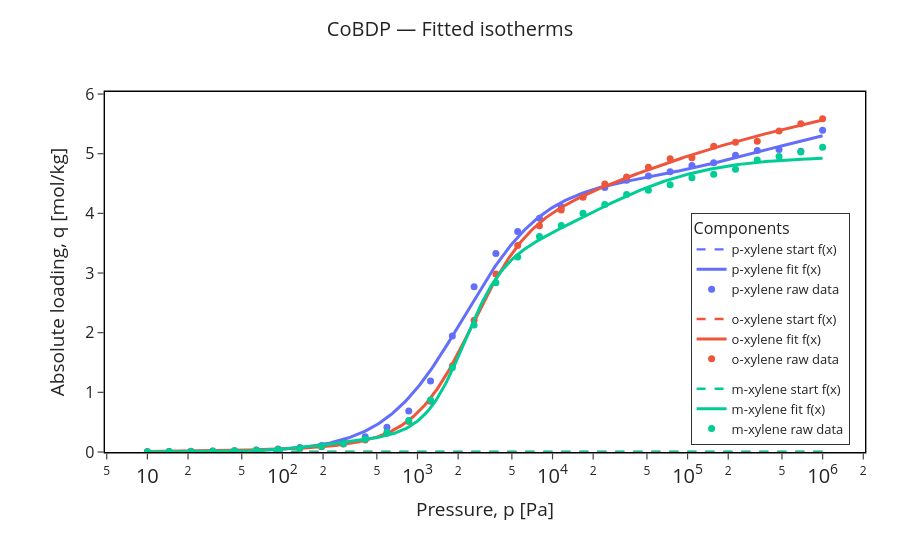

This figure's notebook cell:
### Markdown cell above
## Raw data only

Use this first to verify that the input columns are correct.

### Code cell
plotter.all_fit_figure()

### Figure 1 — Plotly figure (JSON) as saved in the notebook; plotly's stock layout.template omitted (floating-point values rounded to 4 significant figures; data arrays with more than 128 entries replaced by an {"elided": "..."} marker saying what was removed)
{"data": [{"hovertemplate": "p-xylene start f(x)<br>P=%{x:.4g} Pa<br>q=%{y:.6g} mol/kg<extra></extra>", "legendgroup": "p-xylene", "line": {"color": "#636EFA", "dash": "dash", "width": 2.4}, "mode": "lines", "name": "p-xylene start f(x)", "type": "scatter", "x": {"elided": "400 float values"}, "y": {"elided": "400 float values"}}, {"hovertemplate": "p-xylene fit f(x)<br>P=%{x:.4g} Pa<br>q=%{y:.6g} mol/kg<extra></extra>", "legendgroup": "p-xylene", "line": {"color": "#636EFA", "width": 3}, "mode": "lines", "name": "p-xylene fit f(x)", "type": "scatter", "x": {"elided": "400 float values"}, "y": {"elided": "400 float values"}}, {"hovertemplate": "p-xylene raw data<br>P=%{x:.4g} Pa<br>q=%{y:.6g} mol/kg<extra></extra>", "legendgroup": "p-xylene", "marker": {"color": "#636EFA", "size": 7}, "mode": "markers", "name": "p-xylene raw data", "type": "scatter", "x": [10.0, 14.5, 21.02, 30.47, 44.17, 64.04, 92.84, 134.6, 195.1, 282.9, 410.1, 594.6, 862.0, 1250.0, 1812.0, 2626.0, 3808.0, 5520.0, 8002.0, 11600.0, 16820.0, 24380.0, 35350.0, 51250.0, 74300.0, 107700.0, 156200.0, 226400.0, 328200.0, 475800.0, 689800.0, 1000000.0], "y": [0.005144, 0.00742, 0.01081, 0.01577, 0.02295, 0.03381, 0.05005, 0.07344, 0.1101, 0.1656, 0.2572, 0.4138, 0.6887, 1.19, 1.944, 2.769, 3.327, 3.695, 3.918, 4.109, 4.293, 4.434, 4.556, 4.627, 4.697, 4.802, 4.849, 4.973, 5.056, 5.073, 5.041, 5.391]}, {"hovertemplate": "o-xylene start f(x)<br>P=%{x:.4g} Pa<br>q=%{y:.6g} mol/kg<extra></extra>", "legendgroup": "o-xylene", "line": {"color": "#EF553B", "dash": "dash", "width": 2.4}, "mode": "lines", "name": "o-xylene start f(x)", "type": "scatter", "x": {"elided": "400 float values"}, "y": {"elided": "400 float values"}}, {"hovertemplate": "o-xylene fit f(x)<br>P=%{x:.4g} Pa<br>q=%{y:.6g} mol/kg<extra></extra>", "legendgroup": "o-xylene", "line": {"color": "#EF553B", "width": 3}, "mode": "lines", "name": "o-xylene fit f(x)", "type": "scatter", "x": {"elided": "400 float values"}, "y": {"elided": "400 float values"}}, {"hovertemplate": "o-xylene raw data<br>P=%{x:.4g} Pa<br>q=%{y:.6g} mol/kg<extra></extra>", "legendgroup": "o-xylene", "marker": {"color": "#EF553B", "size": 7}, "mode": "markers", "name": "o-xylene raw data", "type": "scatter", "x": [10.0, 14.5, 21.02, 30.47, 44.17, 64.04, 92.84, 134.6, 195.1, 282.9, 410.1, 594.6, 862.0, 1250.0, 1812.0, 2626.0, 3808.0, 5520.0, 8002.0, 11600.0, 16820.0, 24380.0, 35350.0, 51250.0, 74300.0, 107700.0, 156200.0, 226400.0, 328200.0, 475800.0, 689800.0, 1000000.0], "y": [0.004242, 0.006128, 0.008961, 0.013, 0.01884, 0.02796, 0.04109, 0.06016, 0.08842, 0.1332, 0.2031, 0.315, 0.5094, 0.8506, 1.44, 2.209, 2.982, 3.46, 3.794, 4.055, 4.27, 4.494, 4.609, 4.772, 4.914, 4.931, 5.126, 5.192, 5.207, 5.38, 5.504, 5.587]}, {"hovertemplate": "m-xylene start f(x)<br>P=%{x:.4g} Pa<br>q=%{y:.6g} mol/kg<extra></extra>", "legendgroup": "m-xylene", "line": {"color": "#00CC96", "dash": "dash", "width": 2.4}, "mode": "lines", "name": "m-xylene start f(x)", "type": "scatter", "x": {"elided": "400 float values"}, "y": {"elided": "400 float values"}}, {"hovertemplate": "m-xylene fit f(x)<br>P=%{x:.4g} Pa<br>q=%{y:.6g} mol/kg<extra></extra>", "legendgroup": "m-xylene", "line": {"color": "#00CC96", "width": 3}, "mode": "lines", "name": "m-xylene fit f(x)", "type": "scatter", "x": {"elided": "400 float values"}, "y": {"elided": "400 float values"}}, {"hovertemplate": "m-xylene raw data<br>P=%{x:.4g} Pa<br>q=%{y:.6g} mol/kg<extra></extra>", "legendgroup": "m-xylene", "marker": {"color": "#00CC96", "size": 7}, "mode": "markers", "name": "m-xylene raw data", "type": "scatter", "x": [10.0, 14.5, 21.02, 30.47, 44.17, 64.04, 92.84, 134.6, 195.1, 282.9, 410.1, 594.6, 862.0, 1250.0, 1812.0, 2626.0, 3808.0, 5520.0, 8002.0, 11600.0, 16820.0, 24380.0, 35350.0, 51250.0, 74300.0, 107700.0, 156200.0, 226400.0, 328200.0, 475800.0, 689800.0, 1000000.0], "y": [0.004501, 0.006562, 0.009556, 0.01395, 0.0202, 0.02938, 0.04296, 0.06349, 0.09352, 0.1402, 0.2134, 0.3328, 0.5273, 0.8716, 1.41, 2.128, 2.837, 3.268, 3.614, 3.799, 4.004, 4.15, 4.316, 4.386, 4.481, 4.596, 4.657, 4.738, 4.895, 4.952, 5.027, 5.108]}], "layout": {"font": {"size": 16}, "height": 540, "legend": {"bgcolor": "rgba(255,255,255,0.95)", "bordercolor": "black", "borderwidth": 0.8, "font": {"size": 13}, "orientation": "v", "title": {"text": "Components"}, "x": 0.98, "xanchor": "right", "y": 0.02, "yanchor": "bottom"}, "margin": {"b": 88, "l": 105, "r": 35, "t": 92}, "paper_bgcolor": "white", "plot_bgcolor": "white", "showlegend": true, "title": {"font": {"size": 20}, "text": "CoBDP — Fitted isotherms", "x": 0.5, "xanchor": "center", "y": 0.96, "yanchor": "top"}, "width": 900, "xaxis": {"exponentformat": "power", "linecolor": "black", "linewidth": 1.4, "minor": {"showgrid": false, "ticks": ""}, "minorloglabels": "none", "mirror": true, "showgrid": false, "showline": true, "ticklen": 6, "ticks": "outside", "tickwidth": 1.2, "title": {"text": "Pressure, p [Pa]"}, "type": "log", "zeroline": false}, "yaxis": {"linecolor": "black", "linewidth": 1.4, "mirror": true, "range": [0, 6.034], "showgrid": false, "showline": true, "ticklen": 6, "ticks": "outside", "tickwidth": 1.2, "title": {"text": "Absolute loading, q [mol/kg]"}, "zeroline": false}}}
